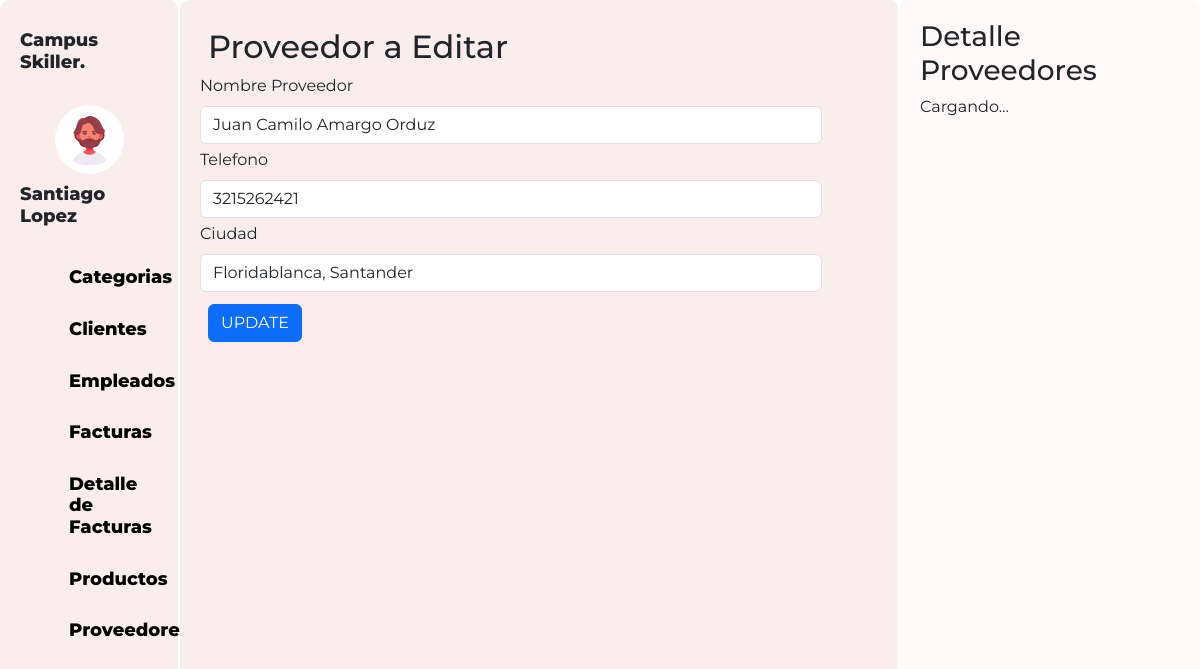
Screenshot of /Proveedores/editarProveedores.php?Proveedor_ID=3 with the database file from the repository.
### tables this page shows
CREATE TABLE `proveedor` (
  `Proveedor_ID` int PRIMARY KEY AUTO_INCREMENT NOT NULL,
  `Proveedor_Nombre` varchar(60) NOT NULL,
  `Telefono` bigint NOT NULL,
  `Ciudad` varchar(60) NOT NULL
);

### Proveedores/proveedor.php (called while the page is built, shortened)
<?php
    class Proveedor{
        private $Proveedor_ID;
        protected $dbCnx;
        public function __construct($Proveedor_ID=0,$Proveedor_Nombre="",$Telefono=0,$Ciudad=""){
            $this->Proveedor_ID = $Proveedor_ID;
            $this->dbCnx = new PDO(DB_TYPE . ":host=" . DB_HOST . ";dbname=" . DB_NAME, DB_USER, DB_PWD, [PDO::ATTR_DEFAULT_FETCH_MODE => PDO::FETCH_ASSOC]);
        }
        public function setProveedor_ID($Proveedor_ID){
            $this->Proveedor_ID = $Proveedor_ID;
        }
        public function selectOne(){
            try {
                $stm = $this->dbCnx->prepare("SELECT * FROM proveedor WHERE Proveedor_ID=?");
                $stm->execute([$this->Proveedor_ID]);
                return $stm->fetchAll();
            } catch (Exception $e) {
                $e -> getMessage();
            }
        }
    }
?>

### Proveedores/editarProveedores.php (the view, shortened to what this page needs)
<?php
    require_once("proveedor.php");
    $data = new Proveedor();
    $Proveedor_ID = $_GET['Proveedor_ID'];
    $data->setProveedor_ID($Proveedor_ID);
    $record = $data->selectOne();
    $val = $record[0];
?>
<!DOCTYPE html>
<html>
<head>
  <link rel="stylesheet" href="https://cdn.jsdelivr.net/npm/bootstrap-icons@1.10.5/font/bootstrap-icons.css%22%3E">
  <link href="https://cdn.jsdelivr.net/npm/bootstrap@5.3.0-alpha3/dist/css/bootstrap.min.css" rel="stylesheet"
>
  <link rel="stylesheet" type="text/css" href="../css/estudiantes.css">
</head>
<body>
  <div class="contenedor">
    <div class="parte-izquierda">
      <div class="perfil">
        <h3 style="margin-bottom: 2rem;">Campus Skiller.</h3>
        <img src="../images/Diseño sin título.png" alt="" class="imagenPerfil">
        <h3 >Santiago Lopez</h3>
      </div>
      <div class="menus">
        <a href="../Categorias/categorias.php" style="display: flex;gap:1px;">
          <h3 style="margin: 0px;font-weight: 800;">Categorias</h3>
        </a>
        <a href="../Clientes/clientes.php" style="display: flex;gap:1px;">
          <h3 style="margin: 0px;font-weight: 800;">Clientes</h3>
        </a>
        <a href="../Empleados/empleados.php" style="display: flex;gap:1px;">
          <h3 style="margin: 0px;font-weight: 800;">Empleados</h3>
        </a>
        <a href="../Facturas/facturas.php" style="display: flex;gap:1px;">
          <h3 style="margin: 0px;font-weight: 800;">Facturas</h3>
        </a>
        <a href="../Detalles/detalles.php" style="display: flex;gap:1px;">
          <h3 style="margin: 0px;font-weight: 800;">Detalle de Facturas</h3>
        </a>
        <a href="../Productos/productos.php" style="display: flex;gap:1px;">
          <h3 style="margin: 0px;font-weight: 800;">Productos</h3>
        </a>
        <a href="../Proveedores/proveedores.php" style="display: flex;gap:1px;">
          <h3 style="margin: 0px;font-weight: 800;">Proveedores</h3>
        </a>
      </div>
    </div>
<div class="parte-media">
        <h2 class="m-2">Proveedor a Editar</h2>
      <div class="menuTabla contenedor2">
      <form class="col d-flex flex-wrap" action=""  method="post">
              <div class="mb-1 col-11">
                <label for="NombresProveedor" class="form-label">Nombre Proveedor</label>
                <input
                  type="text"
                  id="NombresProveedor"
                  name="NombresProveedor"
                  class="form-control"
                  value="<?php echo $val["Proveedor_Nombre"]?>"
                />
              </div>
              <div class="mb-1 col-11">
                <label for="telefonosProveedor" class="form-label">Telefono</label>
                <input
                  type="number"
                  id="telefonosProveedor"
                  name="telefonosProveedor"
                  class="form-control"
                  value="<?php echo $val["Telefono"] ?>"
                />
              </div>
              <div class="mb-1 col-11">
                <label for="ciudadesProveedor" class="form-label">Ciudad</label>
                <input
                  type="text"
                  id="ciudadesProveedor"
                  name="ciudadesProveedor"
                  class="form-control"
                  value="<?php echo $val["Ciudad"] ?>"
                />
              </div>
              <div class=" col-12 m-2">
                <input type="submit" class="btn btn-primary" value="UPDATE" name="editar"/>
              </div>
            </form>
      </div>
    </div>
<div class="parte-derecho " id="detalles">
      <h3>Detalle Proveedores</h3>
      <p>Cargando...</p>
    </div>
  </div>
</body>
</html>

### css/estudiantes.css (style rules this page uses)
body { font-family: 'Montserrat', sans-serif; height: 100%; overflow: hidden; }
.contenedor { display: flex; flex-direction: row; height: 100vh; margin: 0; }
.contenedor2 { overflow: auto; height: calc(100vh - 100px); }
.parte-media { background-color: #faeded; width: 60%; padding: 20px; border-radius: 10px; border-right: 2px solid rgb(255, 255, 255); }
.parte-derecho { background-color: #fff9f9; width: 25%; padding: 20px; border-radius: 10px; }
.imagenPerfil { border-radius: 100%; width: 50%; height: 50%; }
.perfil { display: flex; justify-content: center; align-items: center; flex-direction: column; font-size:large; font-weight: 800; }
.perfil h3 { font-size:large; font-weight: 800; margin-top: 10px; }
a { text-decoration: none; font-weight: lighter; color: black; }
.menus { padding-left: 2rem; margin-top: 2rem; display: flex; flex-direction: column; justify-content: center; gap: 30px; }
.menus h3 { font-weight: lighter; font-size:large }
.parte-izquierda { background-color: #faeded; width: 15%; border-right: 2px solid rgb(255, 255, 255); padding: 20px; border-radius: 10px; }

### rows the page displays
proveedor: NombresProveedor "Juan Camilo Amargo Orduz", telefonosProveedor "3215262421", ciudadesProveedor "Floridablanca, Santander"
